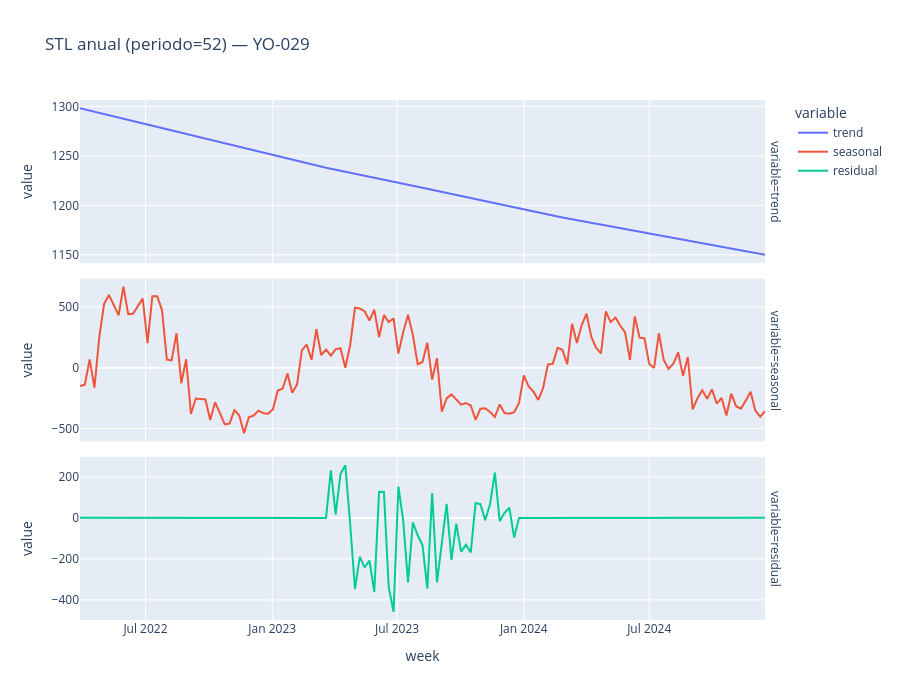

Notebook code cell kept with this figure:
### Code cell
stl = decompose_stl(series, PERIOD)
stl_df = pd.DataFrame({
    'week': stl.observed.index,
    'observed': stl.observed.values,
    'trend': stl.trend.values,
    'seasonal': stl.seasonal.values,
    'residual': stl.resid.values,
})
display(stl_df.tail())
fig = px.line(stl_df, x='week', y=['trend','seasonal','residual'], facet_row='variable',
              title=f'STL anual (periodo=52) — {example_sku}')
fig.update_yaxes(matches=None)
fig.update_layout(height=700)
fig.show()

### Figure 1 — Plotly figure (JSON) as saved in the notebook; plotly's stock layout.template omitted (floating-point values rounded to 4 significant figures; data arrays with more than 128 entries replaced by an {"elided": "..."} marker saying what was removed)
{"data": [{"hovertemplate": "variable=trend<br>week=%{x}<br>value=%{y}<extra></extra>", "legendgroup": "trend", "line": {"color": "#636efa", "dash": "solid"}, "marker": {"symbol": "circle"}, "mode": "lines", "name": "trend", "orientation": "v", "showlegend": true, "type": "scatter", "x": {"elided": "143 str values"}, "xaxis": "x3", "y": {"elided": "143 float values"}, "yaxis": "y3"}, {"hovertemplate": "variable=seasonal<br>week=%{x}<br>value=%{y}<extra></extra>", "legendgroup": "seasonal", "line": {"color": "#EF553B", "dash": "solid"}, "marker": {"symbol": "circle"}, "mode": "lines", "name": "seasonal", "orientation": "v", "showlegend": true, "type": "scatter", "x": {"elided": "143 str values"}, "xaxis": "x2", "y": {"elided": "143 float values"}, "yaxis": "y2"}, {"hovertemplate": "variable=residual<br>week=%{x}<br>value=%{y}<extra></extra>", "legendgroup": "residual", "line": {"color": "#00cc96", "dash": "solid"}, "marker": {"symbol": "circle"}, "mode": "lines", "name": "residual", "orientation": "v", "showlegend": true, "type": "scatter", "x": {"elided": "143 str values"}, "xaxis": "x", "y": {"elided": "143 float values"}, "yaxis": "y"}], "layout": {"annotations": [{"font": {}, "showarrow": false, "text": "variable=residual", "textangle": 90, "x": 0.98, "xanchor": "left", "xref": "paper", "y": 0.1567, "yanchor": "middle", "yref": "paper"}, {"font": {}, "showarrow": false, "text": "variable=seasonal", "textangle": 90, "x": 0.98, "xanchor": "left", "xref": "paper", "y": 0.5, "yanchor": "middle", "yref": "paper"}, {"font": {}, "showarrow": false, "text": "variable=trend", "textangle": 90, "x": 0.98, "xanchor": "left", "xref": "paper", "y": 0.8433, "yanchor": "middle", "yref": "paper"}], "height": 700, "legend": {"title": {"text": "variable"}, "tracegroupgap": 0}, "title": {"text": "STL anual (periodo=52) — YO-029"}, "xaxis": {"anchor": "y", "domain": [0.0, 0.98], "title": {"text": "week"}}, "xaxis2": {"anchor": "y2", "domain": [0.0, 0.98], "matches": "x", "showticklabels": false}, "xaxis3": {"anchor": "y3", "domain": [0.0, 0.98], "matches": "x", "showticklabels": false}, "yaxis": {"anchor": "x", "domain": [0.0, 0.3133], "title": {"text": "value"}}, "yaxis2": {"anchor": "x2", "domain": [0.3433, 0.6567], "title": {"text": "value"}}, "yaxis3": {"anchor": "x3", "domain": [0.6867, 1.0], "title": {"text": "value"}}}}
